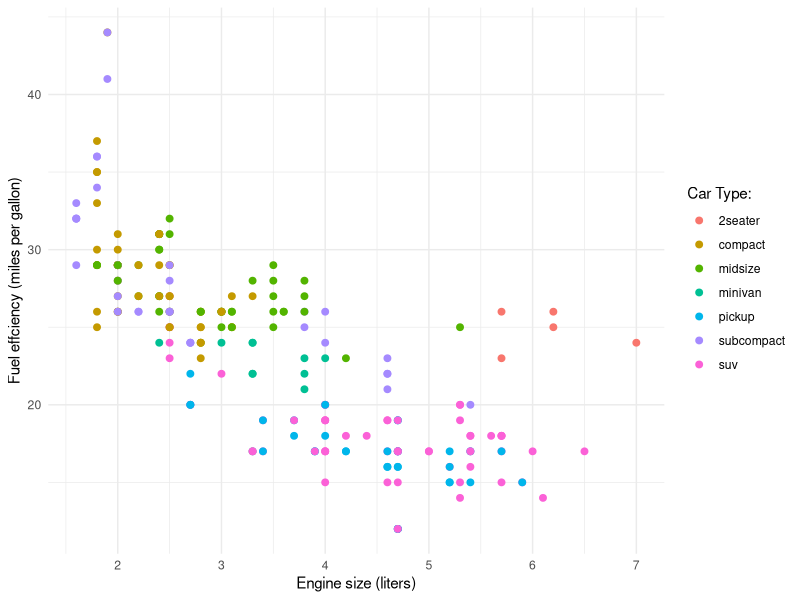
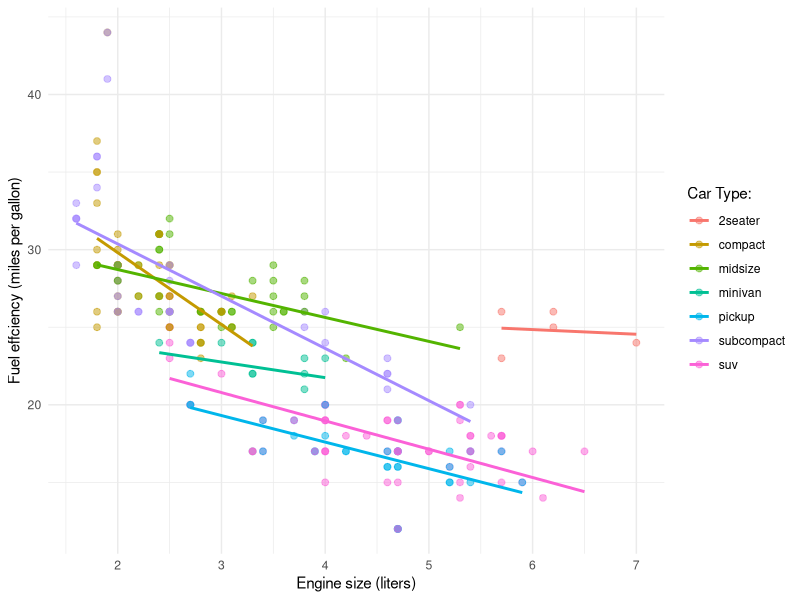
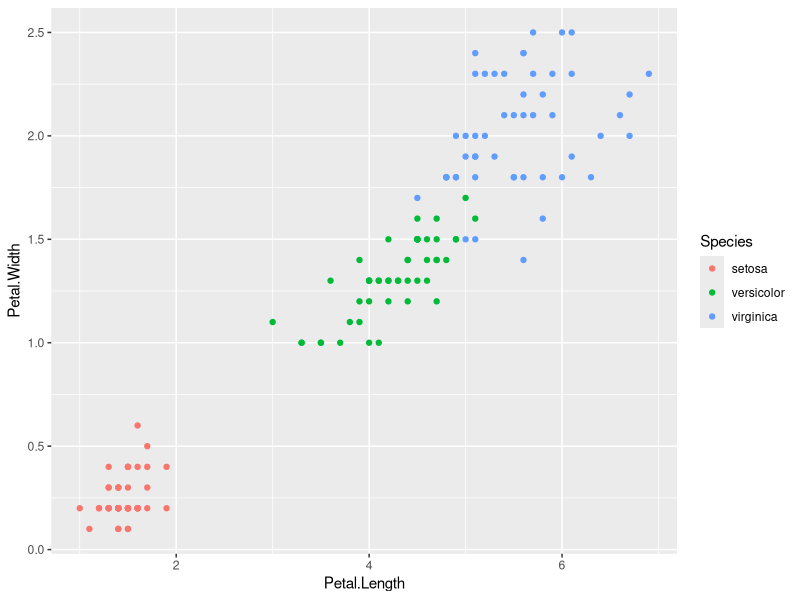

Source code (R) for these figures, in order:
## ---- chunk 1
library(tidyverse)
## ---- chunk 2
mpg |> select(manufacturer, displ, model, class, cyl, trans, hwy)
## ---- chunk 3
mpg |> 
  select(displ, class, hwy)
## ---- chunk 4
mpg |> 
  select(manufacturer, displ, model, class, cyl, trans, hwy) |> 
  ggplot(aes(x=displ, y=hwy)) +
  geom_point(aes(col=class), size=2)+
  theme_minimal()+
  labs(y="Fuel effciency (miles per gallon)", x="Engine size (liters)", col ="Car Type:" )
## ---- chunk 5
mpg |> 
  select(manufacturer, displ, model, class, cyl, trans, hwy) |> 
  ggplot(aes(x=displ, y=hwy)) +
  geom_point(aes(col=class), size=2, alpha=0.5)+
  geom_smooth(aes(col=class), method = lm, se=FALSE) +
  theme_minimal()+
  labs(y="Fuel effciency (miles per gallon)", x="Engine size (liters)", col ="Car Type:" )
## ---- chunk 6
my_data <- tibble("QuantityA" = c(50, 90, 10, 30),
"QuantityB" = c(20, 25, 45, 15))
## ---- chunk 7
my_data 
## ---- chunk 8
my_data |> 
  mutate(Tot = QuantityA + QuantityB)
## ---- chunk 9
my_data2 <- tibble(
  SalesRepresentative = c("Eleonor", "Elizabeth", "John", "Matt", "Eleonor", "Elizabeth", "John", "Matt", "Eleonor", "Elizabeth"),
  Product = c("A", "B", "C", "A", "A", "C", "B", "B", "A", "C"), 
  QuantitySold=c(50, 90, 10, 34, 5, 8, 20, 5, 15, 45),
  Region = c("IT", "UK", "FR", "DE", "IT", "IT", "UK", "UK", "UK", "DE"))
## ---- chunk 10
my_data2
## ---- chunk 11
my_data2 |> 
  group_by(SalesRepresentative) |> 
  summarise(Total = sum(QuantitySold))
## ---- chunk 12
a = 1                            # numeric value assigned with = 
b <- 2                           # numeric value assigne with <- 
c <- "ciao"                      # character value 
c                                # display the content stored in c
## ---- chunk 13
a+b                              # sum the values stored in a and b
## ---- chunk 14
v1 <- c(1, 7, 2)                 # create the vector manually
v2 <- 1:10                       # create a sequence 1 to 10 automatically
v3 <- seq(1,10,by=2)             # create a sequence automatically with the seq() function
## ---- chunk 15
?seq()                           # R will show you the documentation of the seq function
## ---- chunk 16
m <- matrix(1:6, nrow=2, ncol=3) # create a matrix
nrow(m)                          # inspect the number of rows
ncol(m)                          # inspect the number of columns
m[1,2]                           # display element on the first row, at the second column
## ---- chunk 17
head(iris)
## ---- chunk 18
ggplot(data=iris, aes(x=Petal.Length, y=Petal.Width)) + geom_point(aes(col=Species))
